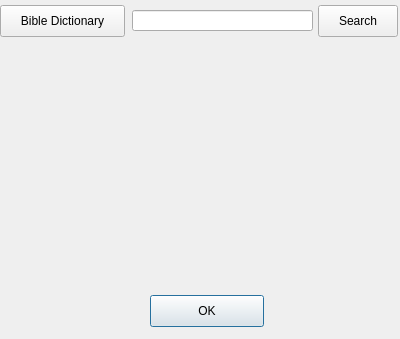
<?xml version="1.0" encoding="UTF-8"?>
<ui version="4.0">
 <class>DialogEnglishDictionary</class>
 <widget class="QDialog" name="DialogEnglishDictionary">
  <property name="geometry">
   <rect>
    <x>0</x>
    <y>0</y>
    <width>400</width>
    <height>339</height>
   </rect>
  </property>
  <property name="minimumSize">
   <size>
    <width>400</width>
    <height>150</height>
   </size>
  </property>
  <property name="windowTitle">
   <string>Dialog</string>
  </property>
  <property name="modal">
   <bool>true</bool>
  </property>
  <widget class="QPushButton" name="pbOK">
   <property name="geometry">
    <rect>
     <x>150</x>
     <y>295</y>
     <width>114</width>
     <height>32</height>
    </rect>
   </property>
   <property name="text">
    <string>OK</string>
   </property>
   <property name="autoDefault">
    <bool>false</bool>
   </property>
   <property name="default">
    <bool>true</bool>
   </property>
  </widget>
  <widget class="QLineEdit" name="lineEdit">
   <property name="geometry">
    <rect>
     <x>132</x>
     <y>10</y>
     <width>181</width>
     <height>21</height>
    </rect>
   </property>
  </widget>
  <widget class="QPushButton" name="pbSearch">
   <property name="geometry">
    <rect>
     <x>318</x>
     <y>5</y>
     <width>80</width>
     <height>32</height>
    </rect>
   </property>
   <property name="text">
    <string>Search</string>
   </property>
   <property name="default">
    <bool>false</bool>
   </property>
  </widget>
  <widget class="QPushButton" name="pbBibleDictionary">
   <property name="geometry">
    <rect>
     <x>0</x>
     <y>5</y>
     <width>125</width>
     <height>32</height>
    </rect>
   </property>
   <property name="text">
    <string>Bible Dictionary</string>
   </property>
  </widget>
 </widget>
 <resources/>
 <connections/>
</ui>
